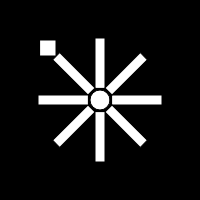
Frame 1 (no input)
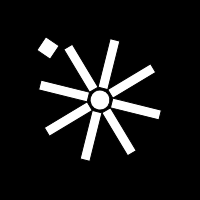
Frame 60 (no input)
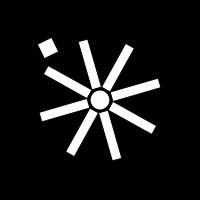
Frame 120 (the mouse pressed at the canvas centre since frame 60)

The p5.js sketch that drew these frames (run headless with seeded random() and noise() and a simulated clock; from frame 60 on, the mouse is pressed at the canvas centre):

// p5.js sketch
// ── sketch.js
// http://www.ac-grenoble.fr/disciplines/informatiquelycee/p5_base_a6.html
// roue qui tourne avec un carré

var ang=0;

function setup()
{
  createCanvas(200,200);
  fill(255);
  
}


function draw()
{
  background(0);
  push();
  translate(width/2,height/2);
	rotate(radians(ang));
  roue();
  pop();
  push();
  translate(48,48);
	rotate(radians(-4*ang));
  rectMode(CENTER);
  rect(0,0,16,16);
  pop();
  if (ang>=360)
  {
    ang=0;
  }
  else
  {
    ang=ang+1;
  }
  
}

function roue()
{
  ellipse(0,0,20,20);
  for(var i=0;i<8;i++)
  {
    rotate(radians(45*i));
    rect(12,-5,50,10);
  }

}
